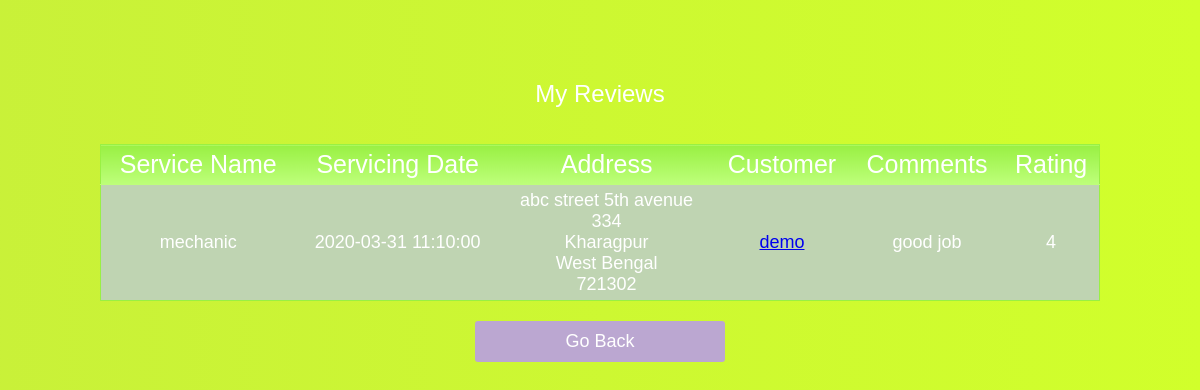
/DBMS/view_review.php (signed in), run on the app's committed database.
### tables this page shows
CREATE TABLE `review` (
  `provider_id` varbinary(30) NOT NULL,
  `user_id` varbinary(30) NOT NULL,
  `service_name` varchar(30) NOT NULL,
  `list_date` datetime NOT NULL,
  `review_date` datetime NOT NULL,
  `comment` varchar(100) DEFAULT NULL,
  `rating` int(11) NOT NULL CHECK (`rating` between 1 and 5)
);

CREATE TABLE `service_tasks` (
  `provider_id` varbinary(30) NOT NULL,
  `user_id` varbinary(30) NOT NULL,
  `service_name` varchar(30) NOT NULL,
  `list_date` datetime NOT NULL,
  `servicing_date` datetime NOT NULL,
  `servicing_charge` int(11) NOT NULL
);

CREATE TABLE `consumer` (
  `user_id` varbinary(30) NOT NULL,
  `username` varchar(30) NOT NULL,
  `password` varbinary(400) NOT NULL,
  `street_name` varchar(50) DEFAULT NULL,
  `street_number` varchar(10) DEFAULT NULL,
  `apt_number` varchar(10) DEFAULT NULL,
  `city` varchar(30) DEFAULT NULL,
  `state` varchar(30) DEFAULT NULL,
  `pin` int(11) DEFAULT NULL
);

### DBMS/view_review.php (the view, shortened to what this page needs)
<html>
<head>
		<link rel="stylesheet" href="css/style.css">
</head>
<body>
	<br><br>
	<center>
		<div class="wrapper">
		<div class="container">
		<h2>My Reviews</h2><br><br>
<?php
require_once 'dbconnect.php';
$org_reg = $_SESSION["email_id"];
$query = "SELECT * FROM review,service_tasks,consumer WHERE service_tasks.user_id = review.user_id AND
  service_tasks.service_name = review.service_name AND service_tasks.list_date = review.list_date AND
   service_tasks.provider_id = review.provider_id  AND
   consumer.user_id = service_tasks.user_id AND service_tasks.provider_id = '$org_reg'";
$result = mysqli_query($con, $query);
$numResults = mysqli_num_rows($result);
if($numResults == 0){
	echo "<br><br><br><center><h1>No Reviews Found<br></h1> </center>";
}
else{
    echo "<center><table> <tr><th>Service Name</th> <th>Servicing Date</th> <th>Address</th> <th>Customer</th><th>Comments</th><th>Rating</th></tr>";
	while ($row = mysqli_fetch_array($result, MYSQLI_ASSOC)){
	echo "<tr><td>".$row['service_name']."</td>";
	echo "<td>".$row['servicing_date']."</td>";
	echo "<td>".$row['street_name']." ".$row['street_number']."<br>".$row['apt_number']."<br>".$row['city']
	."<br>".$row['state']."<br>".$row['pin']."</td>";
	echo "<td><a href = \"user_profle.php\">".$row['username']."</a></td>";
	echo "<td>".$row['comment']."</td>";
	echo "<td>".$row['rating']."</td>";
	echo "</tr>";
	}
	echo "</table> </center>";
}
?>
<form action="home.php">
			<button type="submit">Go Back</button>
        </form>
				</div>
		<ul class="bg-bubbles">
		</ul>
	</div>
	</center>
</body>
</html>

### DBMS/css/style.css (style rules this page uses)
* { box-sizing: border-box; margin: 0; padding: 0; font-weight: 300; }
body { font-family: 'Source Sans Pro', sans-serif; color: white; font-weight: 300; }
.wrapper { background: #c1e346; background: linear-gradient(to top right, #c1e346 0%, #d1ff2b 100%); position: absolute; top: 0; left: 0; width: 100%; height: 1000%; margin-top: 0px; overflow: hidden; }
.container { max-width: 1000px; margin: 0 auto; padding: 80px 0; height: 1000%; text-align: center; }
form { padding: 20px 0; position: relative; z-index: 2; }
form button { -webkit-appearance: none; -moz-appearance: none; appearance: none; outline: 0; background-color: #bba7d1; border: 0; padding: 10px 15px; color: white; border-radius: 3px; width: 250px; cursor: pointer; font-size: 18px; transition-duration: 0.25s; }
table { border-collapse: collapse; width : 100%; border : 1px solid #99f043; }
table tr { background-color : #bfd4b2; }
table tr th { background-image: linear-gradient(#99f043, #bdff7a); padding : 5px; font-size : 25px; border-bottom: 1px solid #bdff7a; }
table tr td { text-align : center; padding : 5px; font-size : 18px; border-bottom: 1px solid #99f043; }
td a { width : 100%; display : block; }
.bg-bubbles { position: absolute; top: 0; left: 0; width: 100%; height: 100%; z-index: 1; }

### data on the page
review: service_tasks.service_name "mechanic", service_tasks.servicing_date "2020-03-31 11:10:00", consumer.street_name "abc street", consumer.street_number "5th avenue", consumer.apt_number "334", consumer.city "Kharagpur", consumer.state "West Bengal", consumer.pin "721302", consumer.username "demo", comment "good job", rating "4"
